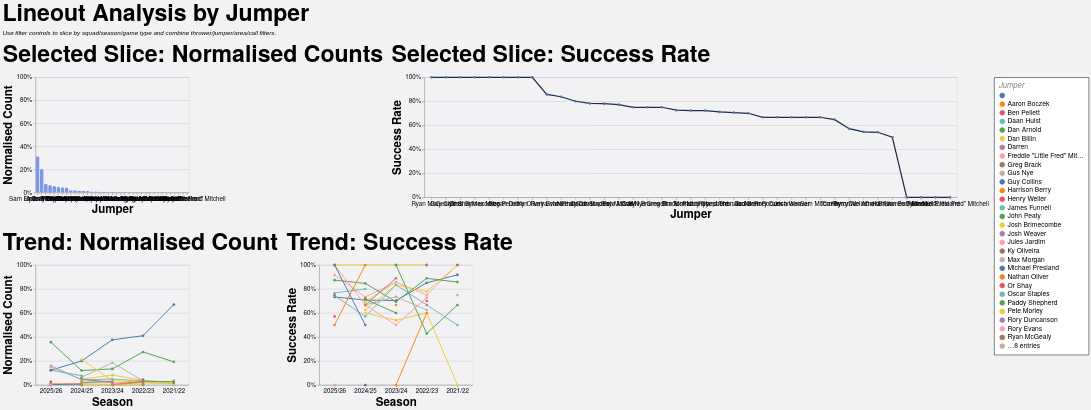

Here is the Vega-Lite specification saved for this chart:
### Vega-Lite specification from a JSON file in a GitHub repository (floating-point values rounded to 4 significant figures; data arrays with more than 128 entries replaced by an {"elided": "..."} marker saying what was removed)
{"config": {"axis": {"labelFont": "PT Sans Narrow, Helvetica Neue, Helvetica, Arial, sans-serif", "titleFont": "PT Sans Narrow, Helvetica Neue, Helvetica, Arial, sans-serif", "labelFontSize": 13, "titleFontSize": 24, "gridColor": "#202947", "gridOpacity": 0.2, "zindex": 1}, "text": {"font": "Lato, sans-serif"}, "bar": {"cornerRadiusEnd": 5}, "header": {"labelFont": "PT Sans Narrow, Helvetica Neue, Helvetica, Arial, sans-serif", "titleFont": "PT Sans Narrow, Helvetica Neue, Helvetica, Arial, sans-serif", "labelFontSize": 24, "titleFontSize": 28, "labelFontWeight": "bold", "orient": "left"}, "legend": {"labelFont": "PT Sans Narrow, Helvetica Neue, Helvetica, Arial, sans-serif", "titleFont": "PT Sans Narrow, Helvetica Neue, Helvetica, Arial, sans-serif", "labelFontSize": 14, "titleFontSize": 16, "titlePadding": 5, "fillColor": "white", "strokeColor": "black", "padding": 10, "titleFontWeight": "lighter", "titleFontStyle": "italic", "titleColor": "gray", "offset": 10}, "title": {"font": "PT Sans Narrow, Helvetica Neue, Helvetica, Arial, sans-serif", "fontSize": 48, "fontWeight": "bold", "anchor": "start", "align": "center", "titlePadding": 20, "subtitlePadding": 10, "subtitleFontSize": 13, "subtitleColor": "", "subtitleFontStyle": "italic", "offset": 15, "color": "black"}, "axisX": {"labelAngle": 0}, "facet": {"title": null, "header": null, "align": {"row": "each", "column": "each"}}, "resolve": {"scale": {"y": "independent", "facet": "independent"}}, "background": "#f2f1f4", "scale": {"offsetBandPaddingOuter": 0.2, "offsetBandPaddingInner": 0.1}}, "vconcat": [{"hconcat": [{"mark": {"type": "bar", "color": "#7d96e8"}, "encoding": {"tooltip": [{"field": "jumper", "title": "Jumper", "type": "nominal"}, {"field": "attempts", "format": ",.0f", "title": "Lineouts", "type": "quantitative"}, {"field": "share", "format": ".1%", "title": "Normalised Count", "type": "quantitative"}], "x": {"field": "jumper", "sort": "-y", "title": "Jumper", "type": "nominal"}, "y": {"axis": {"format": "%"}, "field": "share", "scale": {"domain": [0, 1]}, "title": "Normalised Count", "type": "quantitative"}}, "height": 240, "title": "Selected Slice: Normalised Counts", "transform": [{"filter": "(loSquad == 'All' || datum.squad == loSquad) && (loGameType == 'All' || (loGameType == 'League + Cup' && (datum.game_type == 'League' || datum.game_type == 'Cup')) || (loGameType == 'League only' && datum.game_type == 'League') || datum.game_type == loGameType) && (loOpposition == 'All' || datum.opposition == loOpposition) && (loThrower == 'All' || datum.thrower == loThrower) && (loJumper == 'All' || datum.jumper == loJumper) && (loArea == 'All' || datum.area == loArea) && (loNumbers == 'All' || datum.numbers == loNumbers) && (loCall == 'All' || datum.call == loCall) && (loCallType == 'All' || datum.call_type == loCallType)"}, {"filter": "(loSeason == 'All' || datum.season == loSeason)"}, {"aggregate": [{"op": "count", "as": "attempts"}, {"op": "sum", "field": "won", "as": "won"}], "groupby": ["jumper"]}, {"joinaggregate": [{"op": "sum", "field": "attempts", "as": "total_attempts"}]}, {"calculate": "datum.attempts / datum.total_attempts", "as": "share"}, {"calculate": "datum.won / datum.attempts", "as": "success_rate"}], "width": 320}, {"mark": {"type": "line", "color": "#202946", "point": true, "strokeWidth": 2.5}, "encoding": {"tooltip": [{"field": "jumper", "title": "Jumper", "type": "nominal"}, {"field": "won", "format": ",.0f", "title": "Won", "type": "quantitative"}, {"field": "attempts", "format": ",.0f", "title": "Lineouts", "type": "quantitative"}, {"field": "success_rate", "format": ".1%", "title": "Success Rate", "type": "quantitative"}], "x": {"field": "jumper", "sort": "-y", "title": "Jumper", "type": "nominal"}, "y": {"axis": {"format": "%"}, "field": "success_rate", "scale": {"domain": [0, 1]}, "title": "Success Rate", "type": "quantitative"}}, "height": 250, "title": "Selected Slice: Success Rate", "transform": [{"filter": "(loSquad == 'All' || datum.squad == loSquad) && (loGameType == 'All' || (loGameType == 'League + Cup' && (datum.game_type == 'League' || datum.game_type == 'Cup')) || (loGameType == 'League only' && datum.game_type == 'League') || datum.game_type == loGameType) && (loOpposition == 'All' || datum.opposition == loOpposition) && (loThrower == 'All' || datum.thrower == loThrower) && (loJumper == 'All' || datum.jumper == loJumper) && (loArea == 'All' || datum.area == loArea) && (loNumbers == 'All' || datum.numbers == loNumbers) && (loCall == 'All' || datum.call == loCall) && (loCallType == 'All' || datum.call_type == loCallType)"}, {"filter": "(loSeason == 'All' || datum.season == loSeason)"}, {"aggregate": [{"op": "count", "as": "attempts"}, {"op": "sum", "field": "won", "as": "won"}], "groupby": ["jumper"]}, {"joinaggregate": [{"op": "sum", "field": "attempts", "as": "total_attempts"}]}, {"calculate": "datum.attempts / datum.total_attempts", "as": "share"}, {"calculate": "datum.won / datum.attempts", "as": "success_rate"}], "width": {"step": 30}}], "spacing": 16}, {"hconcat": [{"mark": {"type": "line", "point": true, "strokeWidth": 2}, "encoding": {"color": {"field": "jumper", "title": "Jumper", "type": "nominal"}, "tooltip": [{"field": "season", "title": "Season", "type": "nominal"}, {"field": "jumper", "title": "Jumper", "type": "nominal"}, {"field": "attempts", "format": ",.0f", "title": "Lineouts", "type": "quantitative"}, {"field": "norm_count", "format": ".1%", "title": "Normalised Count", "type": "quantitative"}], "x": {"field": "season", "sort": "-x", "title": "Season", "type": "nominal"}, "y": {"axis": {"format": "%"}, "field": "norm_count", "scale": {"domain": [0, 1]}, "title": "Normalised Count", "type": "quantitative"}}, "height": 250, "title": "Trend: Normalised Count", "transform": [{"filter": "(loSquad == 'All' || datum.squad == loSquad) && (loGameType == 'All' || (loGameType == 'League + Cup' && (datum.game_type == 'League' || datum.game_type == 'Cup')) || (loGameType == 'League only' && datum.game_type == 'League') || datum.game_type == loGameType) && (loOpposition == 'All' || datum.opposition == loOpposition) && (loThrower == 'All' || datum.thrower == loThrower) && (loJumper == 'All' || datum.jumper == loJumper) && (loArea == 'All' || datum.area == loArea) && (loNumbers == 'All' || datum.numbers == loNumbers) && (loCall == 'All' || datum.call == loCall) && (loCallType == 'All' || datum.call_type == loCallType)"}, {"aggregate": [{"op": "count", "as": "attempts"}, {"op": "sum", "field": "won", "as": "won"}], "groupby": ["season", "jumper"]}, {"joinaggregate": [{"op": "sum", "field": "attempts", "as": "season_attempts"}], "groupby": ["season"]}, {"calculate": "datum.attempts / datum.season_attempts", "as": "norm_count"}, {"calculate": "datum.won / datum.attempts", "as": "success_rate"}], "width": 320}, {"mark": {"type": "line", "point": true, "strokeWidth": 2}, "encoding": {"color": {"field": "jumper", "title": "Jumper", "type": "nominal"}, "tooltip": [{"field": "season", "title": "Season", "type": "nominal"}, {"field": "jumper", "title": "Jumper", "type": "nominal"}, {"field": "won", "format": ",.0f", "title": "Won", "type": "quantitative"}, {"field": "attempts", "format": ",.0f", "title": "Lineouts", "type": "quantitative"}, {"field": "success_rate", "format": ".1%", "title": "Success Rate", "type": "quantitative"}], "x": {"field": "season", "sort": "-x", "title": "Season", "type": "nominal"}, "y": {"axis": {"format": "%"}, "field": "success_rate", "scale": {"domain": [0, 1]}, "title": "Success Rate", "type": "quantitative"}}, "height": 250, "title": "Trend: Success Rate", "transform": [{"filter": "(loSquad == 'All' || datum.squad == loSquad) && (loGameType == 'All' || (loGameType == 'League + Cup' && (datum.game_type == 'League' || datum.game_type == 'Cup')) || (loGameType == 'League only' && datum.game_type == 'League') || datum.game_type == loGameType) && (loOpposition == 'All' || datum.opposition == loOpposition) && (loThrower == 'All' || datum.thrower == loThrower) && (loJumper == 'All' || datum.jumper == loJumper) && (loArea == 'All' || datum.area == loArea) && (loNumbers == 'All' || datum.numbers == loNumbers) && (loCall == 'All' || datum.call == loCall) && (loCallType == 'All' || datum.call_type == loCallType)"}, {"aggregate": [{"op": "count", "as": "attempts"}, {"op": "sum", "field": "won", "as": "won"}], "groupby": ["season", "jumper"]}, {"joinaggregate": [{"op": "sum", "field": "attempts", "as": "season_attempts"}], "groupby": ["season"]}, {"calculate": "datum.attempts / datum.season_attempts", "as": "norm_count"}, {"calculate": "datum.won / datum.attempts", "as": "success_rate"}], "width": 320}], "spacing": 16}], "data": {"name": "data-e83ea88e487ae484029b5fe5c4083f37"}, "params": [{"name": "loSquad", "value": "All"}, {"name": "loSeason", "value": "All"}, {"name": "loGameType", "value": "All"}, {"name": "loOpposition", "value": "All"}, {"name": "loThrower", "value": "All"}, {"name": "loJumper", "value": "All"}, {"name": "loArea", "value": "All"}, {"name": "loNumbers", "value": "All"}, {"name": "loCall", "value": "All"}, {"name": "loCallType", "value": "All"}], "spacing": 22, "title": {"text": "Lineout Analysis by Jumper", "subtitle": "Use filter controls to slice by squad/season/game type and combine thrower/jumper/area/call filters."}, "$schema": "https://vega.github.io/schema/vega-lite/v5.20.1.json", "datasets": {"data-e83ea88e487ae484029b5fe5c4083f37": {"elided": "1274 records"}}}
